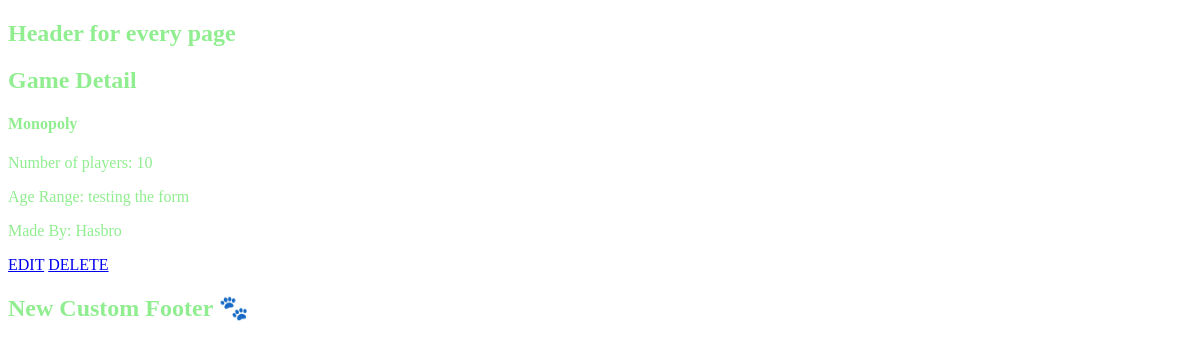
The app's page /games/7 with its own data.
### games/models.py (models this page shows)
class Game(models.Model):
    name = models.CharField(max_length=200)
    number_of_players = models.IntegerField()
    age_range = models.CharField(max_length=200, blank=True, null=True)
    is_active = models.BooleanField(default=True)
    company = models.ForeignKey(
        to='Company', on_delete=models.CASCADE, blank=True, null=True)
    def __str__(self):
        return self.name

class Company(models.Model):
    name = models.CharField(max_length=200)
    class Meta:
        verbose_name_plural = 'companies'
    def __str__(self):
        return self.name

### games/views.py (the view)
# urls.py: path('games/<int:pk>', views.game_detail, name='game-detail'),
def game_detail(request, pk):
    game = get_object_or_404(Game, pk=pk)
    return render(request, 'games/game_detail.html', {'game': game})

### templates/games/game_detail.html (shortened to what this page needs)
{% extends 'base.html' %}
{% block content %}
    <h2>Game Detail</h2>
    <h4>{{game}}</h4>
    <p>Number of players: {{ game.number_of_players }}</p>
    {% if game.age_range %}
    <p>Age Range: {{ game.age_range }}</p>
    {% endif %}
    {% if game.company %}
    <p>Made By: {{game.company}}</p>
    {% endif %}
    <a href="{% url 'edit-game' game.pk %}">EDIT</a>
    <a href="{% url 'delete-game' game.pk %}">DELETE</a>
{% endblock %}

### static/styles.css (style rules this page uses)
body { background-image: url('https://placekitten.com/200/300'); color: lightgreen; }

### records on screen
Game: name "Monopoly", number_of_players "10", age_range "testing the form", company "Hasbro"
